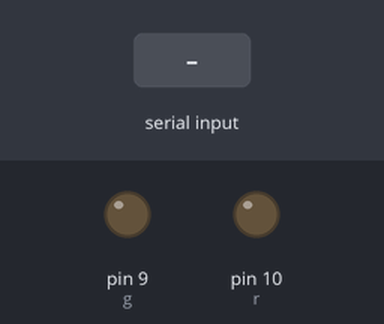
Simulated run of this sketch. Board: Arduino Uno, built with avr-gcc and run on an emulated ATmega328P. Shown: output pins drawn as LEDs (lit = HIGH). Dashed ring = blinking. Inputs (shaded band) come from the test bench.

Above: at 1.2 s.
1.3 s: "n" received over Serial
At 1.75 s:
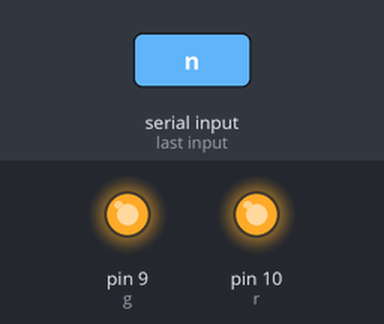
At 2.15 s:
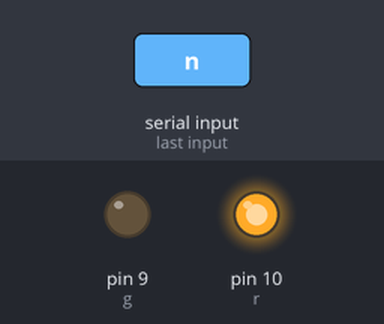
4.3 s: "h" received over Serial
7.3 s: "a" received over Serial
At 7.45 s:
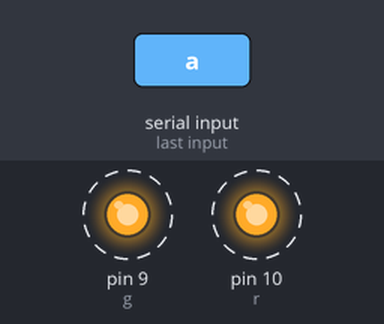
Timing chart, 0 to 16.3 s (numbered marks = the images above; inputs shaded):
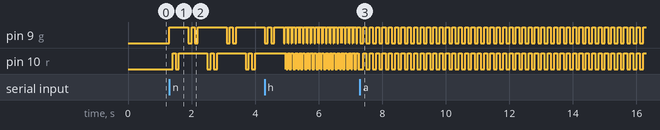

The sketch:

cakars.ino
```cpp
int veri;
int r = 10;
int g = 9;


void setup(){
  Serial.begin(9600);
  pinMode(r,OUTPUT);
  pinMode(g,OUTPUT);
  //pinMode(b,OUTPUT);

}
void loop() {
  // put your main code here, to run repeatedly:
  if(Serial.available()>0){
    veri = Serial.read();
  }

  /*if(veri == ''){
    digitalWrite(r,LOW);
    digitalWrite(g,HIGH);
    digitalWrite(b,HIGH);
  }

  if(veri == 'y'){
    digitalWrite(r,HIGH);
    digitalWrite(g,LOW);
    digitalWrite(b,HIGH);
  }

  if(veri == 'm'){
    digitalWrite(r,HIGH);
    digitalWrite(g,HIGH);
    digitalWrite(b,LOW);
  }*/

  if(veri == 'n'){
    digitalWrite(r,LOW);
    digitalWrite(g,HIGH);
    //digitalWrite(b,LOW);

    delay(100);

    digitalWrite(r,HIGH);
    digitalWrite(g,HIGH);
    //digitalWrite(b,HIGH);

    delay(100);

    digitalWrite(r,LOW);
    digitalWrite(g,HIGH);
    //digitalWrite(b,LOW);

    delay(100);
    digitalWrite(r,HIGH);
    digitalWrite(g,HIGH);
    //digitalWrite(b,HIGH);

    delay(300);

    digitalWrite(r,HIGH);
    digitalWrite(g,LOW);
    //digitalWrite(b,HIGH);

    delay(100);

    digitalWrite(r,HIGH);
    digitalWrite(g,HIGH);
    //digitalWrite(b,HIGH);

    delay(100);

    digitalWrite(r,HIGH);
    digitalWrite(g,LOW);
    //digitalWrite(b,HIGH);

    delay(100);

    digitalWrite(r,HIGH);
    digitalWrite(g,HIGH);
    //digitalWrite(b,HIGH);

    delay(300);
  }

  if(veri == 'h'){
    digitalWrite(r,HIGH);
    digitalWrite(g,LOW);
    //digitalWrite(b,LOW);

    delay(10);

    digitalWrite(r,HIGH);
    digitalWrite(g,HIGH);
    //digitalWrite(b,HIGH);

    delay(10);

    digitalWrite(r,HIGH);
    digitalWrite(g,LOW);
    //digitalWrite(b,LOW);

    delay(10);
    digitalWrite(r,HIGH);
    digitalWrite(g,HIGH);
    //digitalWrite(b,HIGH);

    delay(30);

    digitalWrite(r,LOW);
    digitalWrite(g,HIGH);
    //digitalWrite(b,HIGH);

    delay(10);

    digitalWrite(r,HIGH);
    digitalWrite(g,HIGH);
    //digitalWrite(b,HIGH);

    delay(10);

    digitalWrite(r,LOW);
    digitalWrite(g,HIGH);
    //digitalWrite(b,HIGH);

    delay(10);

    digitalWrite(r,LOW);
    digitalWrite(g,HIGH);
    //digitalWrite(b,HIGH);

    delay(30);
  }

  if(veri == 'a'){
    digitalWrite(r,LOW);
    digitalWrite(g,LOW);
    //digitalWrite(b,LOW);

    delay(100);
    digitalWrite(r,HIGH);
    digitalWrite(g,HIGH);
    //digitalWrite(b,LOW);

    delay(100);
    /*
    digitalWrite(r,HIGH);
    digitalWrite(g,HIGH);
    //digitalWrite(b,HIGH);

    delay(100);

    digitalWrite(r,LOW);
    digitalWrite(g,LOw);
    digitalWrite(b,LOW);

    delay(100);
    digitalWrite(r,HIGH);
    digitalWrite(g,HIGH);
    digitalWrite(b,HIGH);

    delay(300);

    digitalWrite(r,LOW);
    digitalWrite(g,HIGH);
    digitalWrite(b,HIGH);

    delay(100);

    digitalWrite(r,HIGH);
    digitalWrite(g,HIGH);
    digitalWrite(b,HIGH);

    delay(100);

    digitalWrite(r,LOW);
    digitalWrite(g,HIGH);
    digitalWrite(b,HIGH);

    delay(100);

    digitalWrite(r,HIGH);
    digitalWrite(g,HIGH);
    digitalWrite(b,HIGH);

    delay(300);*/
  }

}
```

Measured:
- after the input at 1.3 s, pin 9 (g): LOW → HIGH at once, → LOW 0.60 s later, → HIGH 0.10 s later, → LOW 0.10 s later, … (9 changes in this stretch); pin 10 (r): LOW → HIGH after 0.10 s, then repeats every 1.2 s: LOW 0.10 s, HIGH 0.90 s, LOW 0.10 s, HIGH 0.10 s
- after the input at 7.3 s, pin 10 (r): alternates HIGH for 0.10 s and LOW for 0.10 s, starting after 0.10 s
